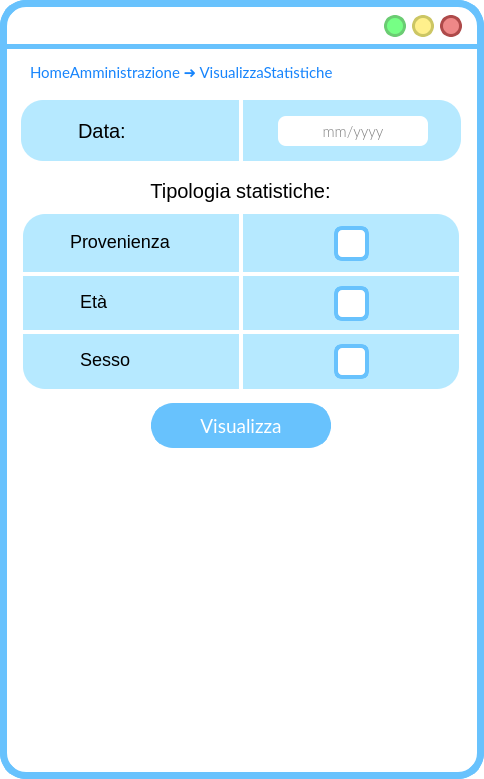
<?xml version="1.0" encoding="UTF-8"?>
<ui version="4.0">
 <class>MainWindow</class>
 <widget class="QMainWindow" name="MainWindow">
  <property name="geometry">
   <rect>
    <x>0</x>
    <y>0</y>
    <width>484</width>
    <height>779</height>
   </rect>
  </property>
  <property name="windowTitle">
   <string>MainWindow</string>
  </property>
  <property name="styleSheet">
   <string notr="true">QWidget{
background:rgb(255, 255, 255);
border-radius:26px;
border-color:rgb(104, 194, 253);
border-style: solid;
border-width:7;
}
QLabel{
border-width:0;
font: 18pt &quot;Lato Light&quot;;
}

QVBoxLayout{
background:rgb(255, 255, 255);
border-radius:26px;
border-color:rgb(104, 194, 253);
border-style: solid;
border-width:0;
}</string>
  </property>
  <widget class="QWidget" name="centralwidget">
   <widget class="QPushButton" name="pushButton_3">
    <property name="geometry">
     <rect>
      <x>593</x>
      <y>29</y>
      <width>24</width>
      <height>24</height>
     </rect>
    </property>
    <property name="sizePolicy">
     <sizepolicy hsizetype="Fixed" vsizetype="Fixed">
      <horstretch>0</horstretch>
      <verstretch>0</verstretch>
     </sizepolicy>
    </property>
    <property name="minimumSize">
     <size>
      <width>21</width>
      <height>24</height>
     </size>
    </property>
    <property name="maximumSize">
     <size>
      <width>24</width>
      <height>24</height>
     </size>
    </property>
    <property name="cursor">
     <cursorShape>PointingHandCursor</cursorShape>
    </property>
    <property name="styleSheet">
     <string notr="true">QPushButton{
 background-color:#ee8888;
 border-style: solid;
 border-radius:12px;
font: 18pt &quot;Candara&quot;;
border-color:#ae4a4a;
border-width:3;
}

QPushButton::pressed{
	background-color : white;
	border-color:#ae4a4a;
	border-width:3;
}
</string>
    </property>
    <property name="text">
     <string/>
    </property>
   </widget>
   <widget class="QPushButton" name="pushButton_2">
    <property name="geometry">
     <rect>
      <x>563</x>
      <y>29</y>
      <width>24</width>
      <height>24</height>
     </rect>
    </property>
    <property name="sizePolicy">
     <sizepolicy hsizetype="Fixed" vsizetype="Fixed">
      <horstretch>0</horstretch>
      <verstretch>0</verstretch>
     </sizepolicy>
    </property>
    <property name="minimumSize">
     <size>
      <width>21</width>
      <height>24</height>
     </size>
    </property>
    <property name="maximumSize">
     <size>
      <width>24</width>
      <height>24</height>
     </size>
    </property>
    <property name="cursor">
     <cursorShape>PointingHandCursor</cursorShape>
    </property>
    <property name="styleSheet">
     <string notr="true">QPushButton{
 background-color:#fff08c	;
 border-style: solid;
 border-radius:12px;
font: 18pt &quot;Candara&quot;;
border-color:#ccc664;
border-width:3;
}

QPushButton::pressed{
	background-color : white;
	border-color:#ccc664;
	border-width:3;
}
</string>
    </property>
    <property name="text">
     <string/>
    </property>
   </widget>
   <widget class="QPushButton" name="pushButton_4">
    <property name="geometry">
     <rect>
      <x>533</x>
      <y>29</y>
      <width>24</width>
      <height>24</height>
     </rect>
    </property>
    <property name="sizePolicy">
     <sizepolicy hsizetype="Fixed" vsizetype="Fixed">
      <horstretch>0</horstretch>
      <verstretch>0</verstretch>
     </sizepolicy>
    </property>
    <property name="minimumSize">
     <size>
      <width>21</width>
      <height>24</height>
     </size>
    </property>
    <property name="maximumSize">
     <size>
      <width>24</width>
      <height>24</height>
     </size>
    </property>
    <property name="cursor">
     <cursorShape>PointingHandCursor</cursorShape>
    </property>
    <property name="styleSheet">
     <string notr="true">QPushButton{
 background-color:#76ff85;
 border-style: solid;
 border-radius:12px;
font: 18pt &quot;Candara&quot;;
border-color:#6bcc73;
border-width:3;
}

QPushButton::pressed{
	background-color : white;
	border-color:#6bcc73;
	border-width:3;
}
</string>
    </property>
    <property name="text">
     <string/>
    </property>
   </widget>
   <widget class="QLabel" name="label">
    <property name="geometry">
     <rect>
      <x>0</x>
      <y>44</y>
      <width>641</width>
      <height>5</height>
     </rect>
    </property>
    <property name="styleSheet">
     <string notr="true">background-color:rgb(104, 194, 253);</string>
    </property>
    <property name="text">
     <string/>
    </property>
   </widget>
   <widget class="QLabel" name="label_2">
    <property name="geometry">
     <rect>
      <x>23</x>
      <y>214</y>
      <width>436</width>
      <height>175</height>
     </rect>
    </property>
    <property name="styleSheet">
     <string notr="true">left: 790px;
top: 159px;
width: 437px;
height: 650px;
line-height: 20px;
border-radius: 22px;
background-color: rgba(182, 233, 255, 255);
text-align: center;</string>
    </property>
    <property name="text">
     <string/>
    </property>
   </widget>
   <widget class="QPushButton" name="reduceButton">
    <property name="geometry">
     <rect>
      <x>384</x>
      <y>15</y>
      <width>22</width>
      <height>22</height>
     </rect>
    </property>
    <property name="sizePolicy">
     <sizepolicy hsizetype="Fixed" vsizetype="Fixed">
      <horstretch>0</horstretch>
      <verstretch>0</verstretch>
     </sizepolicy>
    </property>
    <property name="minimumSize">
     <size>
      <width>22</width>
      <height>22</height>
     </size>
    </property>
    <property name="maximumSize">
     <size>
      <width>24</width>
      <height>24</height>
     </size>
    </property>
    <property name="cursor">
     <cursorShape>PointingHandCursor</cursorShape>
    </property>
    <property name="styleSheet">
     <string notr="true">QPushButton{
 background-color:#76ff85;
 border-style: solid;
 border-radius:11px;
font: 18pt &quot;Candara&quot;;
border-color:#6bcc73;
border-width:3;
}

QPushButton::pressed{
	background-color : white;
	border-color:#6bcc73;
	border-width:3;
}
</string>
    </property>
    <property name="text">
     <string/>
    </property>
   </widget>
   <widget class="QPushButton" name="exitButton">
    <property name="geometry">
     <rect>
      <x>440</x>
      <y>15</y>
      <width>22</width>
      <height>22</height>
     </rect>
    </property>
    <property name="sizePolicy">
     <sizepolicy hsizetype="Fixed" vsizetype="Fixed">
      <horstretch>0</horstretch>
      <verstretch>0</verstretch>
     </sizepolicy>
    </property>
    <property name="minimumSize">
     <size>
      <width>22</width>
      <height>22</height>
     </size>
    </property>
    <property name="maximumSize">
     <size>
      <width>24</width>
      <height>24</height>
     </size>
    </property>
    <property name="cursor">
     <cursorShape>PointingHandCursor</cursorShape>
    </property>
    <property name="styleSheet">
     <string notr="true">QPushButton{
 background-color:#ee8888;
 border-style: solid;
 border-radius:11px;
font: 18pt &quot;Candara&quot;;
border-color:#ae4a4a;
border-width:3;
}

QPushButton::pressed{
	background-color : white;
	border-color:#ae4a4a;
	border-width:3;
}
</string>
    </property>
    <property name="text">
     <string/>
    </property>
   </widget>
   <widget class="QPushButton" name="maximizeButton">
    <property name="geometry">
     <rect>
      <x>412</x>
      <y>15</y>
      <width>22</width>
      <height>22</height>
     </rect>
    </property>
    <property name="sizePolicy">
     <sizepolicy hsizetype="Fixed" vsizetype="Fixed">
      <horstretch>0</horstretch>
      <verstretch>0</verstretch>
     </sizepolicy>
    </property>
    <property name="minimumSize">
     <size>
      <width>20</width>
      <height>20</height>
     </size>
    </property>
    <property name="maximumSize">
     <size>
      <width>24</width>
      <height>24</height>
     </size>
    </property>
    <property name="cursor">
     <cursorShape>PointingHandCursor</cursorShape>
    </property>
    <property name="styleSheet">
     <string notr="true">QPushButton{
 background-color:#fff08c	;
 border-style: solid;
 border-radius:11px;
font: 18pt &quot;Candara&quot;;
border-color:#ccc664;
border-width:3;
}

QPushButton::pressed{
	background-color : white;
	border-color:#ccc664;
	border-width:3;
}
</string>
    </property>
    <property name="text">
     <string/>
    </property>
   </widget>
   <widget class="QLabel" name="label_5">
    <property name="geometry">
     <rect>
      <x>23</x>
      <y>272</y>
      <width>450</width>
      <height>4</height>
     </rect>
    </property>
    <property name="sizePolicy">
     <sizepolicy hsizetype="Fixed" vsizetype="Fixed">
      <horstretch>0</horstretch>
      <verstretch>0</verstretch>
     </sizepolicy>
    </property>
    <property name="styleSheet">
     <string notr="true">width: 314px;
height: 180px;
border-radius: 0;
background-color: rgb(255, 255, 255);
text-align: center;</string>
    </property>
    <property name="text">
     <string/>
    </property>
    <property name="scaledContents">
     <bool>true</bool>
    </property>
    <property name="alignment">
     <set>Qt::AlignCenter</set>
    </property>
    <property name="margin">
     <number>10</number>
    </property>
    <property name="indent">
     <number>0</number>
    </property>
   </widget>
   <widget class="QLabel" name="label_6">
    <property name="geometry">
     <rect>
      <x>23</x>
      <y>330</y>
      <width>450</width>
      <height>4</height>
     </rect>
    </property>
    <property name="sizePolicy">
     <sizepolicy hsizetype="Fixed" vsizetype="Fixed">
      <horstretch>0</horstretch>
      <verstretch>0</verstretch>
     </sizepolicy>
    </property>
    <property name="styleSheet">
     <string notr="true">width: 314px;
height: 180px;
border-radius: 0;
background-color: rgb(255, 255, 255);
text-align: center;</string>
    </property>
    <property name="text">
     <string/>
    </property>
    <property name="scaledContents">
     <bool>true</bool>
    </property>
    <property name="alignment">
     <set>Qt::AlignCenter</set>
    </property>
    <property name="margin">
     <number>10</number>
    </property>
    <property name="indent">
     <number>0</number>
    </property>
   </widget>
   <widget class="QLabel" name="label_14">
    <property name="geometry">
     <rect>
      <x>70</x>
      <y>226</y>
      <width>151</width>
      <height>31</height>
     </rect>
    </property>
    <property name="styleSheet">
     <string notr="true">font-size: 18px;
text-align: left;
background-color: rgba(255, 255, 255,0);
</string>
    </property>
    <property name="text">
     <string>Provenienza</string>
    </property>
   </widget>
   <widget class="QLabel" name="autoreLabel">
    <property name="geometry">
     <rect>
      <x>80</x>
      <y>286</y>
      <width>121</width>
      <height>31</height>
     </rect>
    </property>
    <property name="styleSheet">
     <string notr="true">font-size: 18px;
text-align: left;
background-color: rgba(255, 255, 255,0);</string>
    </property>
    <property name="text">
     <string>Età</string>
    </property>
   </widget>
   <widget class="QLabel" name="indietroLabel">
    <property name="geometry">
     <rect>
      <x>426</x>
      <y>57</y>
      <width>36</width>
      <height>36</height>
     </rect>
    </property>
    <property name="font">
     <font>
      <family>Lato Light</family>
      <pointsize>18</pointsize>
      <weight>50</weight>
      <italic>false</italic>
      <bold>false</bold>
     </font>
    </property>
    <property name="cursor">
     <cursorShape>PointingHandCursor</cursorShape>
    </property>
    <property name="autoFillBackground">
     <bool>false</bool>
    </property>
    <property name="styleSheet">
     <string notr="true">background-color: rgba(255, 255, 255,0);</string>
    </property>
    <property name="text">
     <string/>
    </property>
    <property name="pixmap">
     <pixmap resource="res/res.qrc">:/icons/arrow_back_FILL1_wght700_GRAD200_opsz48_risultato.png</pixmap>
    </property>
    <property name="scaledContents">
     <bool>true</bool>
    </property>
   </widget>
   <widget class="QLabel" name="titoloLabel">
    <property name="geometry">
     <rect>
      <x>30</x>
      <y>57</y>
      <width>381</width>
      <height>31</height>
     </rect>
    </property>
    <property name="font">
     <font>
      <family>Lato</family>
      <pointsize>16</pointsize>
      <weight>50</weight>
      <italic>false</italic>
      <bold>false</bold>
     </font>
    </property>
    <property name="styleSheet">
     <string notr="true">font-size: 20px;
text-align: left;
background-color: rgba(255, 255, 255,0);
color: #1684FC;
font: 16pt &quot;Lato&quot;;</string>
    </property>
    <property name="text">
     <string>&lt;html&gt;&lt;head/&gt;&lt;body&gt;&lt;p&gt;&lt;span style=&quot; font-size:11pt;&quot;&gt;HomeAmministrazione ➜ VisualizzaStatistiche&lt;/span&gt;&lt;/p&gt;&lt;/body&gt;&lt;/html&gt;</string>
    </property>
   </widget>
   <widget class="QPushButton" name="visualizzaButton">
    <property name="geometry">
     <rect>
      <x>151</x>
      <y>403</y>
      <width>180</width>
      <height>45</height>
     </rect>
    </property>
    <property name="font">
     <font>
      <family>Lato</family>
      <pointsize>14</pointsize>
      <weight>50</weight>
      <italic>false</italic>
      <bold>false</bold>
     </font>
    </property>
    <property name="cursor">
     <cursorShape>PointingHandCursor</cursorShape>
    </property>
    <property name="autoFillBackground">
     <bool>false</bool>
    </property>
    <property name="styleSheet">
     <string notr="true">QPushButton{
 background-color:rgb(104, 194, 253);
 border-style: solid;
 border-radius:22px;
color: rgb(255, 255, 255);
font: 14pt &quot;Lato&quot;;
}

QPushButton::hover{


	border-color : rgb(15, 138, 204);
	color: white;
border-width:0;
}

QPushButton::pressed{
	border-color:rgb(104, 194, 253);
	border-width:4;
	background-color : white;
	color:rgb(104, 194, 253);
}
</string>
    </property>
    <property name="text">
     <string>Visualizza</string>
    </property>
   </widget>
   <widget class="QLabel" name="label_13">
    <property name="geometry">
     <rect>
      <x>80</x>
      <y>344</y>
      <width>151</width>
      <height>31</height>
     </rect>
    </property>
    <property name="styleSheet">
     <string notr="true">font-size: 18px;
text-align: left;
background-color: rgba(255, 255, 255,0);</string>
    </property>
    <property name="text">
     <string>Sesso</string>
    </property>
   </widget>
   <widget class="QLabel" name="label_8">
    <property name="geometry">
     <rect>
      <x>239</x>
      <y>214</y>
      <width>4</width>
      <height>177</height>
     </rect>
    </property>
    <property name="sizePolicy">
     <sizepolicy hsizetype="Fixed" vsizetype="Fixed">
      <horstretch>0</horstretch>
      <verstretch>0</verstretch>
     </sizepolicy>
    </property>
    <property name="styleSheet">
     <string notr="true">width: 314px;
height: 180px;
border-radius: 0;
background-color: rgb(255, 255, 255);
text-align: center;</string>
    </property>
    <property name="text">
     <string/>
    </property>
    <property name="scaledContents">
     <bool>true</bool>
    </property>
    <property name="alignment">
     <set>Qt::AlignCenter</set>
    </property>
    <property name="margin">
     <number>10</number>
    </property>
    <property name="indent">
     <number>0</number>
    </property>
   </widget>
   <widget class="QLabel" name="label_17">
    <property name="geometry">
     <rect>
      <x>10</x>
      <y>170</y>
      <width>461</width>
      <height>41</height>
     </rect>
    </property>
    <property name="styleSheet">
     <string notr="true">font-size: 20px;
text-align: left;
background-color: rgba(255, 255, 255,0);
</string>
    </property>
    <property name="text">
     <string>Tipologia statistiche:</string>
    </property>
    <property name="alignment">
     <set>Qt::AlignCenter</set>
    </property>
   </widget>
   <widget class="QLabel" name="label_9">
    <property name="geometry">
     <rect>
      <x>421</x>
      <y>580</y>
      <width>64</width>
      <height>64</height>
     </rect>
    </property>
    <property name="cursor">
     <cursorShape>PointingHandCursor</cursorShape>
    </property>
    <property name="styleSheet">
     <string notr="true">font-size: 18px;
text-align: left;
background-color: rgba(255, 255, 255,0);
</string>
    </property>
    <property name="text">
     <string/>
    </property>
    <property name="pixmap">
     <pixmap resource="res/res.qrc">:/icons/chevron_right_FILL1_wght600_GRAD200_opsz48_risultato.png</pixmap>
    </property>
    <property name="scaledContents">
     <bool>true</bool>
    </property>
   </widget>
   <widget class="QPushButton" name="sessoButton">
    <property name="geometry">
     <rect>
      <x>334</x>
      <y>344</y>
      <width>35</width>
      <height>35</height>
     </rect>
    </property>
    <property name="cursor">
     <cursorShape>PointingHandCursor</cursorShape>
    </property>
    <property name="mouseTracking">
     <bool>true</bool>
    </property>
    <property name="styleSheet">
     <string notr="true">QPushButton{
background-color: rgb(255,255, 255);
border-radius:8;
border-color: rgb(104, 194, 253);
border-width:4;
border-style: solid;
}

QPushButton:hover{
background-color: rgb(104, 194, 253);
border-color: rgb(255,255, 255);
}

QPushButton:pressed{
background-color: rgb(104, 194, 253);
border-color: rgb(255,255, 255);
}


</string>
    </property>
    <property name="text">
     <string/>
    </property>
   </widget>
   <widget class="QFrame" name="frame">
    <property name="geometry">
     <rect>
      <x>62</x>
      <y>460</y>
      <width>360</width>
      <height>300</height>
     </rect>
    </property>
    <property name="styleSheet">
     <string notr="true">border-width: 0px;</string>
    </property>
    <property name="frameShape">
     <enum>QFrame::StyledPanel</enum>
    </property>
    <property name="frameShadow">
     <enum>QFrame::Raised</enum>
    </property>
   </widget>
   <widget class="QPushButton" name="etaButton">
    <property name="geometry">
     <rect>
      <x>334</x>
      <y>286</y>
      <width>35</width>
      <height>35</height>
     </rect>
    </property>
    <property name="cursor">
     <cursorShape>PointingHandCursor</cursorShape>
    </property>
    <property name="mouseTracking">
     <bool>true</bool>
    </property>
    <property name="styleSheet">
     <string notr="true">QPushButton{
background-color: rgb(255,255, 255);
border-radius:8;
border-color: rgb(104, 194, 253);
border-width:4;
border-style: solid;
}

QPushButton:hover{
background-color: rgb(104, 194, 253);
border-color: rgb(255,255, 255);
}

QPushButton:pressed{
background-color: rgb(104, 194, 253);
border-color: rgb(255,255, 255);
}


</string>
    </property>
    <property name="text">
     <string/>
    </property>
   </widget>
   <widget class="QPushButton" name="provenienzaButton">
    <property name="geometry">
     <rect>
      <x>334</x>
      <y>226</y>
      <width>35</width>
      <height>35</height>
     </rect>
    </property>
    <property name="cursor">
     <cursorShape>PointingHandCursor</cursorShape>
    </property>
    <property name="mouseTracking">
     <bool>true</bool>
    </property>
    <property name="styleSheet">
     <string notr="true">QPushButton{
background-color: rgb(255,255, 255);
border-radius:8;
border-color: rgb(104, 194, 253);
border-width:4;
border-style: solid;
}

QPushButton:hover{
background-color: rgb(104, 194, 253);
border-color: rgb(255,255, 255);
}

QPushButton:pressed{
background-color: rgb(104, 194, 253);
border-color: rgb(255,255, 255);
}


</string>
    </property>
    <property name="text">
     <string/>
    </property>
   </widget>
   <widget class="QLineEdit" name="dataLineEdit_2">
    <property name="geometry">
     <rect>
      <x>278</x>
      <y>116</y>
      <width>150</width>
      <height>30</height>
     </rect>
    </property>
    <property name="font">
     <font>
      <family>Lato Light</family>
      <pointsize>11</pointsize>
      <weight>50</weight>
      <italic>false</italic>
      <bold>false</bold>
     </font>
    </property>
    <property name="styleSheet">
     <string notr="true">QLineEdit{
background:rgb(255, 255, 255);
border-radius:8px;
border-color:rgb(104, 194, 253);
border-style: solid;
border-width:0;
}
QLineEdit::focus{
background:rgb(255, 255, 255);
border-radius:8px;
border-color:rgb(104, 194, 253);
border-style: solid;
border-width:3;
}</string>
    </property>
    <property name="text">
     <string/>
    </property>
    <property name="alignment">
     <set>Qt::AlignCenter</set>
    </property>
    <property name="placeholderText">
     <string>mm/yyyy</string>
    </property>
   </widget>
   <widget class="QLabel" name="titoloLabel_4">
    <property name="geometry">
     <rect>
      <x>78</x>
      <y>105</y>
      <width>161</width>
      <height>51</height>
     </rect>
    </property>
    <property name="styleSheet">
     <string notr="true">font-size: 20px;
text-align: left;
background-color: rgba(255, 255, 255,0);
</string>
    </property>
    <property name="text">
     <string>Data:</string>
    </property>
    <property name="alignment">
     <set>Qt::AlignLeading|Qt::AlignLeft|Qt::AlignVCenter</set>
    </property>
   </widget>
   <widget class="QLabel" name="label_11">
    <property name="geometry">
     <rect>
      <x>239</x>
      <y>94</y>
      <width>4</width>
      <height>70</height>
     </rect>
    </property>
    <property name="styleSheet">
     <string notr="true">background-color:#FFFFFF;</string>
    </property>
    <property name="text">
     <string/>
    </property>
   </widget>
   <widget class="QLabel" name="label_16">
    <property name="geometry">
     <rect>
      <x>37</x>
      <y>113</y>
      <width>34</width>
      <height>34</height>
     </rect>
    </property>
    <property name="autoFillBackground">
     <bool>false</bool>
    </property>
    <property name="styleSheet">
     <string notr="true">background-color: rgba(255, 255, 255,0);</string>
    </property>
    <property name="text">
     <string/>
    </property>
    <property name="pixmap">
     <pixmap resource="res/res.qrc">:/icons/search_FILL1_wght600_GRAD200_opsz48_risultato.png</pixmap>
    </property>
    <property name="scaledContents">
     <bool>true</bool>
    </property>
   </widget>
   <widget class="QLabel" name="label_12">
    <property name="geometry">
     <rect>
      <x>21</x>
      <y>100</y>
      <width>440</width>
      <height>61</height>
     </rect>
    </property>
    <property name="styleSheet">
     <string notr="true">left: 790px;
top: 159px;
width: 437px;
height: 650px;
line-height: 20px;
border-radius: 22px;
background-color: rgba(182, 233, 255, 255);
text-align: center;</string>
    </property>
    <property name="text">
     <string/>
    </property>
   </widget>
   <widget class="QLabel" name="label_7">
    <property name="geometry">
     <rect>
      <x>0</x>
      <y>580</y>
      <width>64</width>
      <height>64</height>
     </rect>
    </property>
    <property name="cursor">
     <cursorShape>PointingHandCursor</cursorShape>
    </property>
    <property name="styleSheet">
     <string notr="true">font-size: 18px;
text-align: left;
background-color: rgba(255, 255, 255,0);
</string>
    </property>
    <property name="text">
     <string/>
    </property>
    <property name="pixmap">
     <pixmap resource="res/res.qrc">:/icons/chevron_left_FILL1_wght600_GRAD200_opsz48_risultato.png</pixmap>
    </property>
    <property name="scaledContents">
     <bool>true</bool>
    </property>
   </widget>
   <widget class="QLabel" name="label_3">
    <property name="geometry">
     <rect>
      <x>30</x>
      <y>225</y>
      <width>34</width>
      <height>34</height>
     </rect>
    </property>
    <property name="styleSheet">
     <string notr="true">background-color: rgba(255, 255, 255,0);</string>
    </property>
    <property name="text">
     <string/>
    </property>
    <property name="pixmap">
     <pixmap resource="res/res.qrc">:/icons/flag_FILL1_wght600_GRAD200_opsz48_risultato.png</pixmap>
    </property>
    <property name="scaledContents">
     <bool>true</bool>
    </property>
   </widget>
   <widget class="QLabel" name="label_4">
    <property name="geometry">
     <rect>
      <x>30</x>
      <y>344</y>
      <width>34</width>
      <height>34</height>
     </rect>
    </property>
    <property name="styleSheet">
     <string notr="true">background-color: rgba(255, 255, 255,0);</string>
    </property>
    <property name="text">
     <string/>
    </property>
    <property name="pixmap">
     <pixmap resource="res/res.qrc">:/icons/female_FILL1_wght600_GRAD200_opsz48_risultato.png</pixmap>
    </property>
    <property name="scaledContents">
     <bool>true</bool>
    </property>
   </widget>
   <widget class="QLabel" name="label_10">
    <property name="geometry">
     <rect>
      <x>30</x>
      <y>286</y>
      <width>34</width>
      <height>34</height>
     </rect>
    </property>
    <property name="styleSheet">
     <string notr="true">background-color: rgba(255, 255, 255,0);</string>
    </property>
    <property name="text">
     <string/>
    </property>
    <property name="pixmap">
     <pixmap resource="res/res.qrc">:/icons/cake_FILL1_wght600_GRAD200_opsz48_risultato.png</pixmap>
    </property>
    <property name="scaledContents">
     <bool>true</bool>
    </property>
   </widget>
   <zorder>label_12</zorder>
   <zorder>pushButton_3</zorder>
   <zorder>pushButton_2</zorder>
   <zorder>pushButton_4</zorder>
   <zorder>label</zorder>
   <zorder>label_2</zorder>
   <zorder>reduceButton</zorder>
   <zorder>exitButton</zorder>
   <zorder>maximizeButton</zorder>
   <zorder>label_5</zorder>
   <zorder>label_6</zorder>
   <zorder>label_14</zorder>
   <zorder>indietroLabel</zorder>
   <zorder>titoloLabel</zorder>
   <zorder>visualizzaButton</zorder>
   <zorder>label_13</zorder>
   <zorder>label_8</zorder>
   <zorder>label_17</zorder>
   <zorder>label_9</zorder>
   <zorder>sessoButton</zorder>
   <zorder>frame</zorder>
   <zorder>etaButton</zorder>
   <zorder>provenienzaButton</zorder>
   <zorder>label_16</zorder>
   <zorder>label_11</zorder>
   <zorder>dataLineEdit_2</zorder>
   <zorder>titoloLabel_4</zorder>
   <zorder>autoreLabel</zorder>
   <zorder>label_7</zorder>
   <zorder>label_3</zorder>
   <zorder>label_4</zorder>
   <zorder>label_10</zorder>
  </widget>
 </widget>
 <resources>
  <include location="res.qrc"/>
  <include location="res/res.qrc"/>
 </resources>
 <connections/>
</ui>
